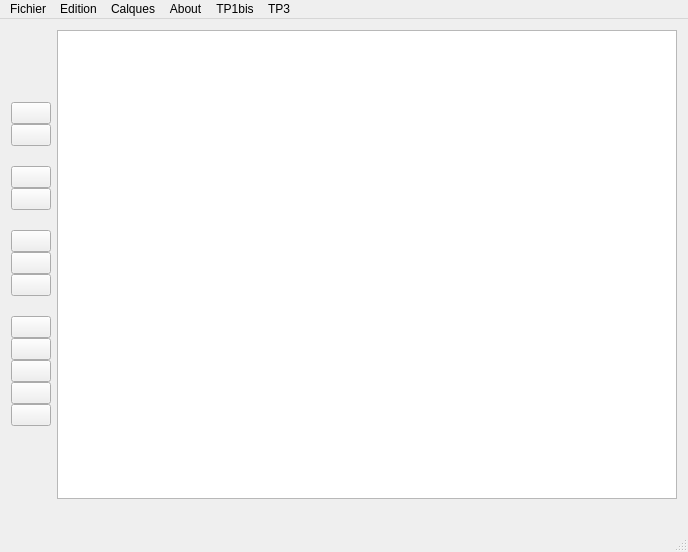
<?xml version="1.0" encoding="UTF-8"?>
<ui version="4.0">
 <class>MainWindow</class>
 <widget class="QMainWindow" name="MainWindow">
  <property name="geometry">
   <rect>
    <x>0</x>
    <y>0</y>
    <width>688</width>
    <height>552</height>
   </rect>
  </property>
  <property name="windowTitle">
   <string>Shotophop 1</string>
  </property>
  <property name="windowIcon">
   <iconset resource="resources.qrc">
    <normaloff>:/res/Logo 01.png</normaloff>:/res/Logo 01.png</iconset>
  </property>
  <widget class="QWidget" name="centralWidget">
   <layout class="QGridLayout" name="gridLayout">
    <item row="0" column="0">
     <layout class="QGridLayout" name="gridLayout_2">
      <property name="sizeConstraint">
       <enum>QLayout::SetNoConstraint</enum>
      </property>
      <property name="topMargin">
       <number>40</number>
      </property>
      <property name="rightMargin">
       <number>0</number>
      </property>
      <property name="bottomMargin">
       <number>40</number>
      </property>
      <property name="spacing">
       <number>0</number>
      </property>
      <item row="3" column="0">
       <widget class="QPushButton" name="enregistrer">
        <property name="autoFillBackground">
         <bool>false</bool>
        </property>
        <property name="text">
         <string/>
        </property>
        <property name="autoDefault">
         <bool>false</bool>
        </property>
        <property name="default">
         <bool>false</bool>
        </property>
        <property name="flat">
         <bool>false</bool>
        </property>
       </widget>
      </item>
      <item row="6" column="0">
       <widget class="QPushButton" name="refaire">
        <property name="text">
         <string/>
        </property>
       </widget>
      </item>
      <item row="14" column="0">
       <widget class="QPushButton" name="flou">
        <property name="autoFillBackground">
         <bool>false</bool>
        </property>
        <property name="text">
         <string/>
        </property>
        <property name="autoDefault">
         <bool>false</bool>
        </property>
        <property name="default">
         <bool>false</bool>
        </property>
        <property name="flat">
         <bool>false</bool>
        </property>
       </widget>
      </item>
      <item row="20" column="0">
       <spacer name="verticalSpacer">
        <property name="orientation">
         <enum>Qt::Vertical</enum>
        </property>
        <property name="sizeHint" stdset="0">
         <size>
          <width>20</width>
          <height>40</height>
         </size>
        </property>
       </spacer>
      </item>
      <item row="8" column="0">
       <widget class="QPushButton" name="selection">
        <property name="text">
         <string/>
        </property>
       </widget>
      </item>
      <item row="4" column="0">
       <spacer name="verticalSpacer_3">
        <property name="orientation">
         <enum>Qt::Vertical</enum>
        </property>
        <property name="sizeType">
         <enum>QSizePolicy::Fixed</enum>
        </property>
        <property name="sizeHint" stdset="0">
         <size>
          <width>20</width>
          <height>20</height>
         </size>
        </property>
       </spacer>
      </item>
      <item row="9" column="0">
       <widget class="QPushButton" name="couper">
        <property name="autoFillBackground">
         <bool>false</bool>
        </property>
        <property name="text">
         <string/>
        </property>
        <property name="checkable">
         <bool>false</bool>
        </property>
        <property name="autoDefault">
         <bool>false</bool>
        </property>
        <property name="default">
         <bool>false</bool>
        </property>
        <property name="flat">
         <bool>false</bool>
        </property>
       </widget>
      </item>
      <item row="0" column="0">
       <spacer name="verticalSpacer_2">
        <property name="orientation">
         <enum>Qt::Vertical</enum>
        </property>
        <property name="sizeHint" stdset="0">
         <size>
          <width>20</width>
          <height>40</height>
         </size>
        </property>
       </spacer>
      </item>
      <item row="12" column="0">
       <widget class="QPushButton" name="pipette">
        <property name="autoFillBackground">
         <bool>false</bool>
        </property>
        <property name="text">
         <string/>
        </property>
        <property name="autoDefault">
         <bool>false</bool>
        </property>
        <property name="default">
         <bool>false</bool>
        </property>
        <property name="flat">
         <bool>false</bool>
        </property>
       </widget>
      </item>
      <item row="11" column="0">
       <spacer name="verticalSpacer_6">
        <property name="orientation">
         <enum>Qt::Vertical</enum>
        </property>
        <property name="sizeType">
         <enum>QSizePolicy::Fixed</enum>
        </property>
        <property name="sizeHint" stdset="0">
         <size>
          <width>20</width>
          <height>20</height>
         </size>
        </property>
       </spacer>
      </item>
      <item row="1" column="0">
       <widget class="QPushButton" name="ouvrir">
        <property name="autoFillBackground">
         <bool>false</bool>
        </property>
        <property name="text">
         <string/>
        </property>
        <property name="autoDefault">
         <bool>false</bool>
        </property>
        <property name="default">
         <bool>false</bool>
        </property>
        <property name="flat">
         <bool>false</bool>
        </property>
       </widget>
      </item>
      <item row="18" column="0">
       <widget class="QPushButton" name="histogramme">
        <property name="autoFillBackground">
         <bool>false</bool>
        </property>
        <property name="text">
         <string/>
        </property>
        <property name="autoDefault">
         <bool>false</bool>
        </property>
        <property name="default">
         <bool>false</bool>
        </property>
        <property name="flat">
         <bool>false</bool>
        </property>
       </widget>
      </item>
      <item row="10" column="0">
       <widget class="QPushButton" name="rogner">
        <property name="text">
         <string/>
        </property>
       </widget>
      </item>
      <item row="13" column="0">
       <widget class="QPushButton" name="gris">
        <property name="autoFillBackground">
         <bool>false</bool>
        </property>
        <property name="text">
         <string/>
        </property>
        <property name="autoDefault">
         <bool>false</bool>
        </property>
        <property name="default">
         <bool>false</bool>
        </property>
        <property name="flat">
         <bool>false</bool>
        </property>
       </widget>
      </item>
      <item row="5" column="0">
       <widget class="QPushButton" name="annuler">
        <property name="text">
         <string/>
        </property>
       </widget>
      </item>
      <item row="15" column="0">
       <widget class="QPushButton" name="fusion">
        <property name="autoFillBackground">
         <bool>false</bool>
        </property>
        <property name="text">
         <string/>
        </property>
        <property name="autoDefault">
         <bool>false</bool>
        </property>
        <property name="default">
         <bool>false</bool>
        </property>
        <property name="flat">
         <bool>false</bool>
        </property>
       </widget>
      </item>
      <item row="7" column="0">
       <spacer name="verticalSpacer_4">
        <property name="orientation">
         <enum>Qt::Vertical</enum>
        </property>
        <property name="sizeType">
         <enum>QSizePolicy::Fixed</enum>
        </property>
        <property name="sizeHint" stdset="0">
         <size>
          <width>20</width>
          <height>20</height>
         </size>
        </property>
       </spacer>
      </item>
     </layout>
    </item>
    <item row="0" column="1">
     <widget class="MyGraphicsView" name="graphicsView">
      <property name="sizePolicy">
       <sizepolicy hsizetype="Expanding" vsizetype="Expanding">
        <horstretch>0</horstretch>
        <verstretch>0</verstretch>
       </sizepolicy>
      </property>
      <property name="minimumSize">
       <size>
        <width>0</width>
        <height>0</height>
       </size>
      </property>
     </widget>
    </item>
    <item row="1" column="1">
     <widget class="QLabel" name="label">
      <property name="text">
       <string/>
      </property>
     </widget>
    </item>
   </layout>
  </widget>
  <widget class="QMenuBar" name="menuBar">
   <property name="geometry">
    <rect>
     <x>0</x>
     <y>0</y>
     <width>688</width>
     <height>27</height>
    </rect>
   </property>
   <widget class="QMenu" name="menuFichier">
    <property name="title">
     <string>Fichier</string>
    </property>
    <addaction name="actionOuvrir_2"/>
    <addaction name="actionEnregistrer"/>
    <addaction name="actionEnregistrer_sous"/>
    <addaction name="actionFermer"/>
    <addaction name="separator"/>
   </widget>
   <widget class="QMenu" name="menu_dition">
    <property name="title">
     <string>Edition</string>
    </property>
    <widget class="QMenu" name="menuFiltres">
     <property name="title">
      <string>Filtres</string>
     </property>
     <widget class="QMenu" name="menuFlou_2">
      <property name="title">
       <string>Flou</string>
      </property>
      <widget class="QMenu" name="menuGaussien">
       <property name="title">
        <string>Gaussien</string>
       </property>
       <addaction name="actionFlouGaussLeger"/>
       <addaction name="actionFlouGaussMoyen"/>
       <addaction name="actionFlouGaussFort"/>
      </widget>
      <widget class="QMenu" name="menuMoyenneur">
       <property name="title">
        <string>Moyenneur</string>
       </property>
       <addaction name="actionFlouMoyLeger"/>
       <addaction name="actionFlouMoyMoyen"/>
       <addaction name="actionFlouMoyFort"/>
      </widget>
      <addaction name="menuGaussien"/>
      <addaction name="menuMoyenneur"/>
     </widget>
     <widget class="QMenu" name="menuGradients">
      <property name="title">
       <string>Gradients</string>
      </property>
      <addaction name="actionGradientX"/>
      <addaction name="actionGradientY"/>
      <addaction name="actionDetectionContours"/>
     </widget>
     <addaction name="actionPasse_haut"/>
     <addaction name="actionRehaussement"/>
     <addaction name="menuFlou_2"/>
     <addaction name="menuGradients"/>
     <addaction name="actionMedian"/>
     <addaction name="actionPersonnaliser"/>
    </widget>
    <widget class="QMenu" name="menuPipette">
     <property name="title">
      <string>Pipette</string>
     </property>
     <addaction name="actionEspace_RGB"/>
     <addaction name="actionEspace_YUV"/>
    </widget>
    <addaction name="actionAnnuler"/>
    <addaction name="actionRefaire_2"/>
    <addaction name="separator"/>
    <addaction name="actionNiveau_de_gris"/>
    <addaction name="menuPipette"/>
    <addaction name="menuFiltres"/>
    <addaction name="actionFusion"/>
    <addaction name="separator"/>
    <addaction name="actionHistogramme"/>
    <addaction name="actionEtalement"/>
    <addaction name="actionEgalisation"/>
    <addaction name="separator"/>
    <addaction name="actionRedimensionner"/>
   </widget>
   <widget class="QMenu" name="menuAbout">
    <property name="title">
     <string>About</string>
    </property>
   </widget>
   <widget class="QMenu" name="menuCalques">
    <property name="title">
     <string>Calques</string>
    </property>
    <addaction name="actionFusionner"/>
   </widget>
   <widget class="QMenu" name="menuTP1bis">
    <property name="title">
     <string>TP1bis</string>
    </property>
    <addaction name="actionFiltre_adaptatif"/>
    <addaction name="actionInversion_Histo"/>
    <addaction name="actionModule_Gradient"/>
   </widget>
   <widget class="QMenu" name="menuTP3">
    <property name="title">
     <string>TP3</string>
    </property>
   </widget>
   <addaction name="menuFichier"/>
   <addaction name="menu_dition"/>
   <addaction name="menuCalques"/>
   <addaction name="menuAbout"/>
   <addaction name="menuTP1bis"/>
   <addaction name="menuTP3"/>
  </widget>
  <widget class="QStatusBar" name="statusBar"/>
  <action name="actionEnregistrer">
   <property name="text">
    <string>enregistrer</string>
   </property>
  </action>
  <action name="actionFermer">
   <property name="text">
    <string>fermer</string>
   </property>
  </action>
  <action name="actionEnregistrer_sous">
   <property name="text">
    <string>enregistrer sous</string>
   </property>
  </action>
  <action name="actionOuvrir_2">
   <property name="text">
    <string>ouvrir</string>
   </property>
  </action>
  <action name="actionHistogramme">
   <property name="text">
    <string>Histogramme</string>
   </property>
  </action>
  <action name="actionNiveau_de_gris">
   <property name="text">
    <string>Niveau de gris</string>
   </property>
  </action>
  <action name="actionFusion">
   <property name="text">
    <string>Fusion</string>
   </property>
  </action>
  <action name="actionFlouGaussLeger">
   <property name="text">
    <string>Léger</string>
   </property>
  </action>
  <action name="actionFlouGaussMoyen">
   <property name="text">
    <string>moyen</string>
   </property>
  </action>
  <action name="actionFlouGaussFort">
   <property name="text">
    <string>Fort</string>
   </property>
  </action>
  <action name="actionPasse_haut">
   <property name="text">
    <string>Passe haut</string>
   </property>
  </action>
  <action name="actionFlouMoyLeger">
   <property name="text">
    <string>Léger</string>
   </property>
  </action>
  <action name="actionFlouMoyMoyen">
   <property name="text">
    <string>Moyen</string>
   </property>
  </action>
  <action name="actionFlouMoyFort">
   <property name="text">
    <string>Fort</string>
   </property>
  </action>
  <action name="actionRehaussement">
   <property name="text">
    <string>Réhaussement</string>
   </property>
  </action>
  <action name="actionGradientX">
   <property name="text">
    <string>X</string>
   </property>
  </action>
  <action name="actionGradientY">
   <property name="text">
    <string>Y</string>
   </property>
  </action>
  <action name="actionDetectionContours">
   <property name="text">
    <string>Détection de contours</string>
   </property>
  </action>
  <action name="actionMedian">
   <property name="text">
    <string>Médian</string>
   </property>
  </action>
  <action name="actionEtalement">
   <property name="text">
    <string>Etalement</string>
   </property>
  </action>
  <action name="actionEgalisation">
   <property name="text">
    <string>Egalisation</string>
   </property>
  </action>
  <action name="actionAnnuler">
   <property name="text">
    <string>Annuler</string>
   </property>
  </action>
  <action name="actionRefaire_2">
   <property name="text">
    <string>Refaire</string>
   </property>
  </action>
  <action name="actionPersonnaliser">
   <property name="text">
    <string>Personnaliser...</string>
   </property>
  </action>
  <action name="actionEspace_RGB">
   <property name="text">
    <string>Espace RGB</string>
   </property>
  </action>
  <action name="actionEspace_YUV">
   <property name="text">
    <string>Espace YUV</string>
   </property>
  </action>
  <action name="actionRedimensionner">
   <property name="text">
    <string>Redimensionner</string>
   </property>
  </action>
  <action name="actionFusionner">
   <property name="text">
    <string>Fusionner</string>
   </property>
  </action>
  <action name="actionFiltre_adaptatif">
   <property name="text">
    <string>Filtre adaptatif</string>
   </property>
  </action>
  <action name="actionInversion_Histo">
   <property name="text">
    <string>Inversion Histo</string>
   </property>
  </action>
  <action name="actionModule_Gradient">
   <property name="text">
    <string>Module Gradient</string>
   </property>
  </action>
 </widget>
 <layoutdefault spacing="6" margin="11"/>
 <customwidgets>
  <customwidget>
   <class>MyGraphicsView</class>
   <extends>QGraphicsView</extends>
   <header>mygraphicsview.h</header>
  </customwidget>
 </customwidgets>
 <resources>
  <include location="resources.qrc"/>
 </resources>
 <connections/>
</ui>
